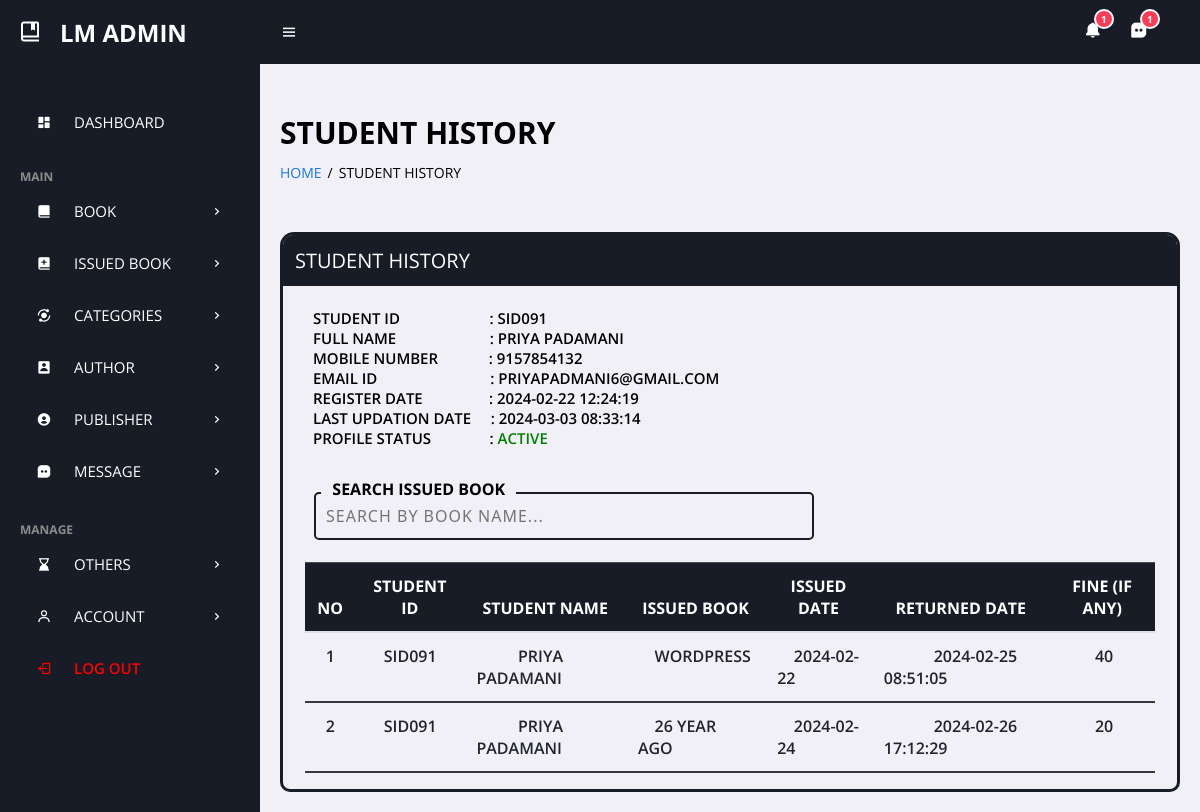
The app's page /admin/student-history.php?stdid=SID091 (signed in) with its own data.
### tables this page shows
CREATE TABLE `tblstudents` (
  `id` int(11) NOT NULL,
  `StudentId` varchar(100) DEFAULT NULL,
  `FullName` varchar(120) DEFAULT NULL,
  `EmailId` varchar(120) DEFAULT NULL,
  `otp` int(11) NOT NULL,
  `MobileNumber` char(11) DEFAULT NULL,
  `Password` varchar(120) DEFAULT NULL,
  `Status` int(1) DEFAULT NULL,
  `RegDate` timestamp NULL DEFAULT current_timestamp(),
  `UpdationDate` timestamp NULL DEFAULT NULL ON UPDATE current_timestamp()
);

CREATE TABLE `tblissuedbookdetails` (
  `id` int(11) NOT NULL,
  `BookId` int(11) DEFAULT NULL,
  `StudentID` varchar(150) DEFAULT NULL,
  `IssuesDate` date DEFAULT current_timestamp(),
  `FineDate` date DEFAULT current_timestamp(),
  `ReturnDate` timestamp NULL DEFAULT NULL ON UPDATE current_timestamp(),
  `RetrunStatus` int(1) DEFAULT NULL,
  `fine` int(11) DEFAULT NULL
);

CREATE TABLE `tblbooks` (
  `id` int(11) NOT NULL,
  `BookName` varchar(255) DEFAULT NULL,
  `CatId` int(11) DEFAULT NULL,
  `AuthorId` int(11) DEFAULT NULL,
  `PubId` int(11) DEFAULT NULL,
  `ISBNNumber` varchar(25) DEFAULT NULL,
  `BookPrice` decimal(10,2) DEFAULT NULL,
  `bookImage` varchar(250) NOT NULL,
  `isIssued` int(1) DEFAULT NULL,
  `RegDate` timestamp NULL DEFAULT current_timestamp(),
  `UpdationDate` timestamp NULL DEFAULT NULL ON UPDATE current_timestamp()
);

### admin/student-history.php (the view, shortened to what this page needs)
<?php
include('includes/config.php');
if(strlen($_SESSION['alogin'])==0)
    {
header('location:index.php');
}
else{
?>
<!DOCTYPE html>
<html xmlns="http://www.w3.org/1999/xhtml">
<?php include('includes/header.php');?>
<main>
    <h1 class="title">student history</h1>
    <ul class="breadcrumbs">
        <li><a href="dashboard.php">Home</a></li>
        <li class="divider">/</li>
        <li><a href="student-history.php" class="active">student history</a></li>
    </ul>
    <div class="bigbox">
        <div class="box">
            <?php $sid=$_GET['stdid']; ?>
            <p>student history</p>
        </div><br>
        <?php
                    $siid=$_GET['stdid'];
                    $sql="SELECT *  from  tblstudents  where StudentId=:siid ";
                    $query = $dbh -> prepare($sql);
                    $query-> bindParam(':siid', $siid, PDO::PARAM_STR);
                    $query->execute();
                    $results=$query->fetchAll(PDO::FETCH_OBJ);
                    if($query->rowCount() > 0)
                    {
                    foreach($results as $result)
                    {
                ?>
        <p class="texts">Student ID
            &nbsp;&nbsp;&nbsp;&nbsp;&nbsp;&nbsp;&nbsp;&nbsp;&nbsp;&nbsp;&nbsp;&nbsp;&nbsp;&nbsp;&nbsp;&nbsp;&nbsp;&nbsp;&nbsp;&nbsp;&nbsp;
            : <?php echo htmlentities($result->StudentId);?> <br>
            full name&nbsp;&nbsp;&nbsp;&nbsp;&nbsp;&nbsp;&nbsp;&nbsp;&nbsp;&nbsp;&nbsp;&nbsp;&nbsp;&nbsp;&nbsp;&nbsp;&nbsp;&nbsp;&nbsp;&nbsp;&nbsp;&nbsp;&nbsp; : <?php echo htmlentities($result->FullName);?> <br>
            mobile number &nbsp;&nbsp;&nbsp;&nbsp;&nbsp;&nbsp;&nbsp;&nbsp;&nbsp;&nbsp;&nbsp;&nbsp;: <?php echo htmlentities($result->MobileNumber);?> <br>
            Email Id  &nbsp;&nbsp;&nbsp;&nbsp;&nbsp;&nbsp;&nbsp;&nbsp;&nbsp;&nbsp;&nbsp;&nbsp;&nbsp;&nbsp;&nbsp;&nbsp;&nbsp;&nbsp;&nbsp;&nbsp;&nbsp;&nbsp;&nbsp;&nbsp;&nbsp;&nbsp;&nbsp;&nbsp;: <?php echo htmlentities($result->EmailId);?> <br>
            Register Date
            &nbsp;&nbsp;&nbsp;&nbsp;&nbsp;&nbsp;&nbsp;&nbsp;&nbsp;&nbsp;&nbsp;&nbsp;&nbsp;&nbsp;&nbsp;&nbsp;:
            <?php echo htmlentities($result->RegDate);?> <br>
            Last Updation Date &nbsp;&nbsp;&nbsp;&nbsp;: <?php echo htmlentities($result->UpdationDate);?>
            <br>
            Profile Status &nbsp;&nbsp;&nbsp;&nbsp;&nbsp;&nbsp;&nbsp;&nbsp;&nbsp;&nbsp;&nbsp;&nbsp;&nbsp;&nbsp;:
            <?php if($result->Status==1){?>
            <span style="color: green">Active</span>
            <?php } else { ?>
            <span style="color: red">Blocked</span>
            <?php }?>
        </p><br><?php }}?>
        <div style="margin-bottom: 20px; margin-left: 11px;">
            <div class="coolinput">
                <label for="input" class="text">&nbsp; SEARCH ISSUED BOOK&nbsp;&nbsp;</label>
                <input class="input" id="searchInput" type="text" placeholder="SEARCH BY BOOK NAME..."
                    autocomplete="off" onkeyup="filterTable()" />
            </div>
        </div>
        <table id="myTable" class="table">
            <thead class="table-dark">
                <tr>
                    <th>NO</th>
                    <th>Student ID</th>
                    <th>Student Name</th>
                    <th>Issued Book </th>
                    <th>Issued Date</th>
                    <th>Returned Date</th>
                    <th>Fine (if any)</th>
                </tr>
            </thead>
            <tbody>
                <?php
$sql = "SELECT tblstudents.StudentId ,tblstudents.FullName,tblstudents.EmailId,tblstudents.MobileNumber,tblbooks.BookName,tblbooks.ISBNNumber,tblissuedbookdetails.IssuesDate,tblissuedbookdetails.ReturnDate,tblissuedbookdetails.id as rid,tblissuedbookdetails.fine,tblissuedbookdetails.RetrunStatus,tblbooks.id as bid,tblbooks.bookImage from  tblissuedbookdetails join tblstudents on tblstudents.StudentId=tblissuedbookdetails.StudentId join tblbooks on tblbooks.id=tblissuedbookdetails.BookId where tblstudents.StudentId='$sid' ";
$query = $dbh -> prepare($sql);
$query->execute();
$results=$query->fetchAll(PDO::FETCH_OBJ);
$cnt=1;
if($query->rowCount() > 0)
{
foreach($results as $result)
{               ?>
                <tr class="odd gradeX">
                    <td class="center">&nbsp;&nbsp;<?php echo htmlentities($cnt);?></td>
                    <td class="center">&nbsp;&nbsp;&nbsp;&nbsp;<?php echo htmlentities($result->StudentId);?></td>
                    <td class="center">&nbsp;&nbsp;&nbsp;&nbsp;&nbsp;&nbsp;&nbsp;&nbsp;&nbsp;&nbsp;<?php echo htmlentities($result->FullName);?></td>
                    <td class="center">&nbsp;&nbsp;&nbsp;&nbsp;<?php echo htmlentities($result->BookName);?></td>
                    <td class="center">&nbsp;&nbsp;&nbsp;&nbsp;<?php echo htmlentities($result->IssuesDate);?></td>
                    <td class="center">&nbsp;&nbsp;&nbsp;&nbsp;&nbsp;&nbsp;&nbsp;&nbsp;&nbsp;&nbsp;&nbsp;&nbsp;<?php if($result->ReturnDate==''): echo '<span style="color:red;">Not returned yet</span>';
                                            else: echo htmlentities($result->ReturnDate); endif;?></td>
                    <td class="center">&nbsp;&nbsp;&nbsp;&nbsp;&nbsp;&nbsp;&nbsp;&nbsp;<?php if($result->ReturnDate==''): echo '<span style="color:red;">Not returned yet</span>';
                                              else: echo $result->fine; endif;
                                             ?></td>
                </tr>
                <?php $cnt=$cnt+1;}} ?>
            </tbody>
        </table>
    </div>
</main>
</body>
</html>
<?php } ?>

### admin/assets/css/admin_style.css (style rules this page uses)
:root { --header-height: 2.5rem; --black-color: hsl(220, 24%, 12%); --black-color-light: hsl(220, 24%, 15%); --black-color-lighten: hsl(220, 20%, 18%); --white-color: #fff; --body-color: hsl(220, 100%, 97%); --body-font: "Montserrat", sans-serif; --normal-font-size: .938rem; --font-regular: 400; --font-semi-bold: 600; --z-tooltip: 10; --z-fixed: 100; }
@media screen and (min-width: 1024px) { :root { --normal-font-size: 1rem; } }
* { font-family: 'Open Sans', sans-serif; margin: 0; padding: 0; box-sizing: border-box; text-transform: uppercase !important; }
:root { --grey: #F1F0F6; --dark-grey: #8D8D8D; --light: #fff; --dark: #000; --green: #81D43A; --light-green: #E3FFCB; --blue: #1775F1; --light-blue: #D0E4FF; --dark-blue: #0C5FCD; --red: #FC3B56; }
html { overflow-x: hidden; }
body { background: var(--grey); overflow-x: hidden; }
a { text-decoration: none; }
li { list-style: none; }
main { width: 100%; padding: 24px 20px 20px 20px; }
main .title { font-size: 30px; font-weight: 600; margin-bottom: 10px; font-family: system-ui, -apple-system, BlinkMacSystemFont, 'Segoe UI', Roboto, Oxygen, Ubuntu, Cantarell, 'Open Sans', 'Helvetica Neue', sans-serif !important; }
main .breadcrumbs { display: flex; grid-gap: 6px; }
main .breadcrumbs li, main .breadcrumbs li a { font-size: 14px; }
main .breadcrumbs li a { color: var(--blue); }
main .breadcrumbs li a.active, main .breadcrumbs li.divider { color: black; pointer-events: none; }
.bigbox { border: 3px solid hsl(220, 24%, 12%); border-bottom-left-radius: 10px; border-bottom-right-radius: 10px; border-top-left-radius: 14px; border-top-right-radius: 14px; width: auto; height: auto; margin-top: 50px; }
.box { border: 2px solid hsl(220, 24%, 12%); border-top-left-radius: 10px; border-top-right-radius: 10px; width: auto; height: auto; background-color: hsl(220, 24%, 12%); color: white; padding: 10px; font-family: system-ui, -apple-system, BlinkMacSystemFont, 'Segoe UI', Roboto, Oxygen, Ubuntu, Cantarell, 'Open Sans', 'Helvetica Neue', sans-serif !important; font-size: 20px; padding-bottom: 10px; }
.coolinput { display: flex; flex-direction: column; width: fit-content; position: static; max-width: 240px; margin-left: 20px; }
.coolinput label.text { font-size: 1rem; color: black; font-weight: 700; position: relative; top: 0.5rem; margin: 0 0 0 7px; padding: 0 3px; background: var(--grey); width: fit-content; }
.coolinput input[type=text].input { padding: 11px 10px; font-size: 1rem; border: 2px var(--black-color) solid; border-radius: 5px; background: var(--grey) !important; color: black; width: 500px; font-weight: 500; font-family: system-ui, -apple-system, BlinkMacSystemFont, 'Segoe UI', Roboto, Oxygen, Ubuntu, Cantarell, 'Open Sans', 'Helvetica Neue', sans-serif; letter-spacing: 1px; }
.texts { font-size: 15px; padding-left: 30px; color: black; font-weight: 600; }
table { border-collapse: collapse; }
.table { width: 95%; margin-bottom: 1rem; color: #212529; margin-left: 2.5% !important; margin-top: 2.5% !important; }
.table td, .table th { padding: .75rem; vertical-align: top; border-top: 1px solid #dee2e6; }
.table thead th { vertical-align: bottom; border-bottom: 2px solid #dee2e6; }
.table-dark, .table-dark>td, .table-dark>th { background-color: #c6c8ca; }
.table-dark tbody+tbody, .table-dark td, .table-dark th, .table-dark thead th { border-color: #95999c; }
.table-dark { color: #fff; background-color: #343a40; }
.table-dark td, .table-dark th, .table-dark thead th { border-color: #454d55; }
tbody tr { border-bottom: 2px solid #343a40; }
.table-dark { background-color: var(--black-color) !important; }
tr.odd.gradeX { font-weight: 600; }

### records on screen
tblstudents: StudentId "SID091", FullName "PRIYA PADAMANI", MobileNumber "9157854132", EmailId "PRIYAPADMANI6@GMAIL.COM", RegDate "2024-02-22 12:24:19", UpdationDate "2024-03-03 08:33:14", Status "ACTIVE"
tblissuedbookdetails: tblstudents.StudentId "SID091", tblstudents.FullName "PRIYA PADAMANI", BookId.BookName "WORDPRESS", IssuesDate "2024-02-22", ReturnDate "2024-02-25 08:51:05", fine "40"
tblissuedbookdetails: tblstudents.StudentId "SID091", tblstudents.FullName "PRIYA PADAMANI", BookId.BookName "26 YEAR AGO", IssuesDate "2024-02-24", ReturnDate "2024-02-26 17:12:29", fine "20"

### other values on screen
$counthelp "1"
$countmessage "1"
